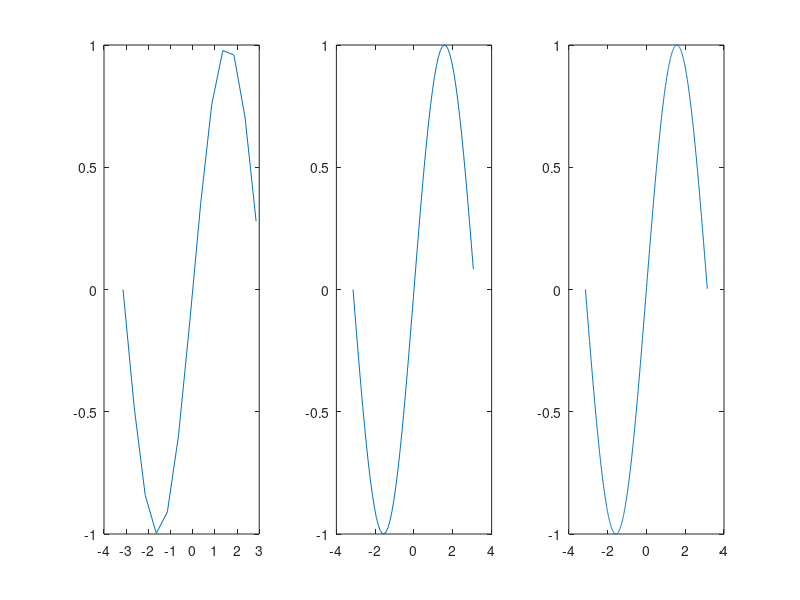

Source code (MATLAB):
%201334
clc;
clear all;
x=-pi:0.5:pi;
y1=sin(x);
subplot(1,3,1);
plot(x,y1)
x=-pi:0.1:pi;
y2=sin(x);
subplot(1,3,2);
plot(x,y2)
x=-pi:0.01:pi;
y3=sin(x);
subplot(1,3,3);
plot(x,y3);
